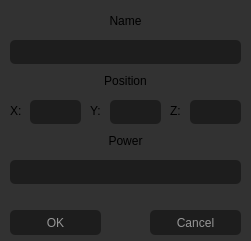
<?xml version="1.0" encoding="UTF-8"?>
<ui version="4.0">
 <class>AddLightWindow</class>
 <widget class="QDialog" name="AddLightWindow">
  <property name="geometry">
   <rect>
    <x>0</x>
    <y>0</y>
    <width>251</width>
    <height>241</height>
   </rect>
  </property>
  <property name="windowTitle">
   <string>Dialog</string>
  </property>
  <property name="styleSheet">
   <string notr="true">QDialog {
	background: rgba(50, 50, 50, 255);
}</string>
  </property>
  <widget class="QLabel" name="label_1">
   <property name="geometry">
    <rect>
     <x>10</x>
     <y>70</y>
     <width>231</width>
     <height>21</height>
    </rect>
   </property>
   <property name="styleSheet">
    <string notr="true">Qlabel{
    color: rgba(200, 200, 200, 180);
}</string>
   </property>
   <property name="text">
    <string>Position</string>
   </property>
   <property name="alignment">
    <set>Qt::AlignCenter</set>
   </property>
  </widget>
  <widget class="QLabel" name="label_2">
   <property name="geometry">
    <rect>
     <x>10</x>
     <y>100</y>
     <width>16</width>
     <height>21</height>
    </rect>
   </property>
   <property name="styleSheet">
    <string notr="true">Qlabel{
    color: rgba(200, 200, 200, 180);
}</string>
   </property>
   <property name="text">
    <string>X:</string>
   </property>
  </widget>
  <widget class="QLineEdit" name="le_x">
   <property name="geometry">
    <rect>
     <x>30</x>
     <y>100</y>
     <width>51</width>
     <height>24</height>
    </rect>
   </property>
   <property name="styleSheet">
    <string notr="true">QLineEdit {
    background: rgba(20, 20, 20, 180);
	color: rgba(200, 200, 200, 255);
	border-style: inset;
    border-radius: 5px;
}</string>
   </property>
  </widget>
  <widget class="QLabel" name="label_4">
   <property name="geometry">
    <rect>
     <x>90</x>
     <y>100</y>
     <width>16</width>
     <height>21</height>
    </rect>
   </property>
   <property name="styleSheet">
    <string notr="true">Qlabel{
    color: rgba(200, 200, 200, 180);
}</string>
   </property>
   <property name="text">
    <string>Y:</string>
   </property>
  </widget>
  <widget class="QLineEdit" name="le_y">
   <property name="geometry">
    <rect>
     <x>110</x>
     <y>100</y>
     <width>51</width>
     <height>24</height>
    </rect>
   </property>
   <property name="styleSheet">
    <string notr="true">QLineEdit {
    background: rgba(20, 20, 20, 180);
	color: rgba(200, 200, 200, 255);
	border-style: inset;
    border-radius: 5px;
}</string>
   </property>
  </widget>
  <widget class="QLabel" name="label_5">
   <property name="geometry">
    <rect>
     <x>170</x>
     <y>100</y>
     <width>16</width>
     <height>21</height>
    </rect>
   </property>
   <property name="styleSheet">
    <string notr="true">Qlabel{
    color: rgba(200, 200, 200, 180);
}</string>
   </property>
   <property name="text">
    <string>Z:</string>
   </property>
  </widget>
  <widget class="QLineEdit" name="le_z">
   <property name="geometry">
    <rect>
     <x>190</x>
     <y>100</y>
     <width>51</width>
     <height>24</height>
    </rect>
   </property>
   <property name="styleSheet">
    <string notr="true">QLineEdit {
    background: rgba(20, 20, 20, 180);
	color: rgba(200, 200, 200, 255);
	border-style: inset;
    border-radius: 5px;
}</string>
   </property>
  </widget>
  <widget class="QLabel" name="label_3">
   <property name="geometry">
    <rect>
     <x>10</x>
     <y>130</y>
     <width>231</width>
     <height>21</height>
    </rect>
   </property>
   <property name="styleSheet">
    <string notr="true">Qlabel{
    color: rgba(200, 200, 200, 180);
}</string>
   </property>
   <property name="text">
    <string>Power</string>
   </property>
   <property name="alignment">
    <set>Qt::AlignCenter</set>
   </property>
  </widget>
  <widget class="QLineEdit" name="le_power">
   <property name="geometry">
    <rect>
     <x>10</x>
     <y>160</y>
     <width>231</width>
     <height>24</height>
    </rect>
   </property>
   <property name="styleSheet">
    <string notr="true">QLineEdit {
    background: rgba(20, 20, 20, 180);
	color: rgba(200, 200, 200, 255);
	border-style: inset;
    border-radius: 5px;
}</string>
   </property>
  </widget>
  <widget class="QPushButton" name="pushButton_ok">
   <property name="geometry">
    <rect>
     <x>10</x>
     <y>210</y>
     <width>91</width>
     <height>25</height>
    </rect>
   </property>
   <property name="styleSheet">
    <string notr="true">QPushButton {
    color: rgba(200, 200, 200, 180);
    border-radius: 5px;
    background: rgba(20, 20, 20, 180);
    }

QPushButton:hover {
    background: rgba(10, 10, 10, 180);
    }

QPushButton:pressed {
    border-style: inset;
    background: rgba(0, 0, 0, 180);
    }</string>
   </property>
   <property name="text">
    <string>OK</string>
   </property>
  </widget>
  <widget class="QPushButton" name="pushButton_cancel">
   <property name="geometry">
    <rect>
     <x>150</x>
     <y>210</y>
     <width>91</width>
     <height>25</height>
    </rect>
   </property>
   <property name="styleSheet">
    <string notr="true">QPushButton {
    color: rgba(200, 200, 200, 180);
    border-radius: 5px;
    background: rgba(20, 20, 20, 180);
    }

QPushButton:hover {
    background: rgba(10, 10, 10, 180);
    }

QPushButton:pressed {
    border-style: inset;
    background: rgba(0, 0, 0, 180);
    }</string>
   </property>
   <property name="text">
    <string>Cancel</string>
   </property>
  </widget>
  <widget class="QLineEdit" name="le_name">
   <property name="geometry">
    <rect>
     <x>10</x>
     <y>40</y>
     <width>231</width>
     <height>24</height>
    </rect>
   </property>
   <property name="styleSheet">
    <string notr="true">QLineEdit {
    background: rgba(20, 20, 20, 180);
	color: rgba(200, 200, 200, 255);
	border-style: inset;
    border-radius: 5px;
}</string>
   </property>
   <property name="text">
    <string/>
   </property>
  </widget>
  <widget class="QLabel" name="label_6">
   <property name="geometry">
    <rect>
     <x>10</x>
     <y>10</y>
     <width>231</width>
     <height>21</height>
    </rect>
   </property>
   <property name="styleSheet">
    <string notr="true">Qlabel{
    color: rgba(200, 200, 200, 180);
}</string>
   </property>
   <property name="text">
    <string>Name</string>
   </property>
   <property name="alignment">
    <set>Qt::AlignCenter</set>
   </property>
  </widget>
 </widget>
 <resources/>
 <connections/>
</ui>
